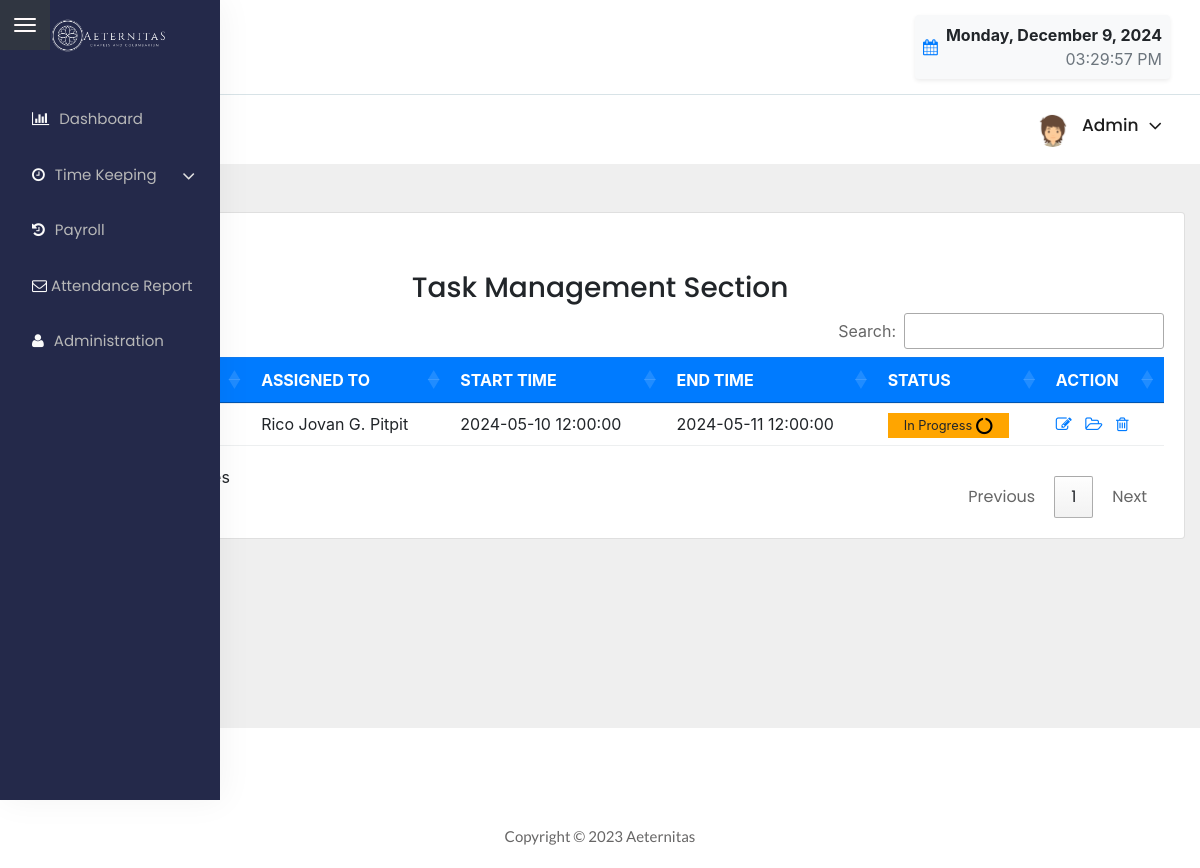
The page /task-info.php (signed in) on the database its author committed.
### tables this page shows
CREATE TABLE `task_info` (
  `task_id` int(11) NOT NULL,
  `t_title` varchar(120) NOT NULL,
  `t_description` text DEFAULT NULL,
  `t_start_time` datetime DEFAULT NULL,
  `t_end_time` datetime DEFAULT NULL,
  `t_user_id` int(11) NOT NULL,
  `status` int(11) NOT NULL DEFAULT 0 COMMENT '0 = incomplete, 1 = In progress, 2 = complete'
);

### etms/authentication.php (called while the page is built, shortened)
<?php
require 'classes/admin_class.php';
$obj_admin = new Admin_Class();

### etms/classes/admin_class.php (called while the page is built, shortened)
<?php
class Admin_Class
{
	public $db;
	public function __construct()
	{
		$host_name = 'localhost';
		$user_name = 'root';
		$password = '';
		$db_name = 'ebsi_db';
		try {
			$connection = new PDO("mysql:host={$host_name}; dbname={$db_name}", $user_name,  $password);
			$this->db = $connection;
		} catch (PDOException $message) {
			echo $message->getMessage();
		}
	}
	public function manage_all_info($sql)
	{
		try {
			$info = $this->db->prepare($sql);
			$info->execute();
			return $info;
		} catch (PDOException $e) {
			echo $e->getMessage();
		}
	}
}

### task-info.php (the view, shortened to what this page needs)
<?php
include('nav-and-footer/header-nav.php');
?>
<div class="col-12 mt-5">
    <div class="card">
        <div class="card-body">
            <div class="row">
                <div class="col-12">
                    <link rel="stylesheet" href="https://cdn.jsdelivr.net/npm/flatpickr/dist/flatpickr.min.css">
                                                    <?php
                                                    $sql = "SELECT user_id, fullname FROM tbl_admin WHERE user_role = 2";
                                                    ?>
                    <div class="row">
                        <div class="col-md-12">
                            <div class="well well-custom rounded-0">
                                <div class="row">
                                    <div class="col-md-8">
                                        <div class="btn-group">
                                            <?php if ($user_role == 1) { ?>
                                                <div class="btn-group">
                                                    <button class="btn btn-info btn-menu" data-toggle="modal" data-target="#myModal">Assign New Task</button>
                                                </div>
                                            <?php } ?>
                                        </div>
                                    </div>
                                </div>
                                <center><h3>Task Management Section</h3></center>
                                <div class="table-responsive">
                                    <table id="dataTable3" class="table table-codensed table-custom table-hover">
                                        <thead class="text-uppercase bg-primary text-white">
                                            <tr>
                                                <th>#</th>
                                                <th>Task Title</th>
                                                <th>Assigned To</th>
                                                <th>Start Time</th>
                                                <th>End Time</th>
                                                <th>Status</th>
                                                <th>Action</th>
                                            </tr>
                                        </thead>
                                        <tbody>
                                            <?php
                                            if ($user_role == 1) {
                                                $sql = "SELECT a.*, b.fullname
                                                      FROM task_info a
                                                      INNER JOIN tbl_admin b ON(a.t_user_id = b.user_id)
                                                      ORDER BY a.task_id DESC";
                                            } else {
                                                $sql = "SELECT a.*, b.fullname
                                                FROM task_info a
                                                INNER JOIN tbl_admin b ON(a.t_user_id = b.user_id)
                                                WHERE a.t_user_id = $user_id
                                                ORDER BY a.task_id DESC";
                                            }
                                            $info = $obj_admin->manage_all_info($sql);
                                            $serial  = 1;
                                            while ($row = $info->fetch(PDO::FETCH_ASSOC)) {
                                            ?>
                                                <tr>
                                                    <td><?php echo $serial;
                                                        $serial++; ?></td>
                                                    <td><?php echo $row['t_title']; ?></td>
                                                    <td><?php echo $row['fullname']; ?></td>
                                                    <td><?php echo $row['t_start_time']; ?></td>
                                                    <td><?php echo $row['t_end_time']; ?></td>
                                                    <td>
                                                        <?php if ($row['status'] == 1) {
                                                            echo '<small class="label label-warning px-3" style="background-color: #ffa500; padding: 5px;"> In Progress <i class=\'fa fa-circle-o-notch fa-lg\' style=\'color:#000\'></i> </small>';
                                                        } elseif ($row['status'] == 2) {
                                                            echo '<small class="label label-success px-3" style="background-color: #60f312; padding: 5px;"> Completed <i class=\'fa fa-check fa-lg\' style=\'color:#000\'></i> </small>';
                                                        } else {
                                                            echo '<small class="label label-default border px-3" style="background-color: #ccc; padding: 5px;"> In Complete <i class=\'fa fa-hourglass-start fa-lg\' style=\'color:#000\'></i> </small>';
                                                        } ?>
                                                    </td>
                                                    <td><a title="Update Task" href="edit-task.php?task_id=<?php echo $row['task_id']; ?>"><i class="fa fa-edit"></i></a>&nbsp;&nbsp;
                                                        <a title="View" href="task-details.php?task_id=<?php echo $row['task_id']; ?>"><i class="fa fa-folder-open-o"></i></a>&nbsp;&nbsp;
                                                        <?php if ($user_role == 1) { ?>
                                                            <a title="Delete" href="?delete_task=delete_task&task_id=<?php echo $row['task_id']; ?>" onclick=" return check_delete();"><i class="fa fa-trash-o"></i></a></td>
                                                    <?php } ?>
                                                </tr>
                                            <?php } ?>
                                        </tbody>
                                    </table>
                                </div>
                            </div>
                        </div>
                    </div>
                </div>
            </div>
        </div>
    </div>
</div>
<?php
include("etms/include/footer.php");
include("nav-and-footer/footer-area.php");
?>

### assets/CSS/default-css.css (style rules this page uses)
* { margin: 0; padding: 0; box-sizing: border-box; }
*, *:before, *:after { -moz-box-sizing: border-box; -webkit-box-sizing: border-box; box-sizing: border-box; }
html { -webkit-font-smoothing: antialiased; }
body { background: #fff; font-weight: normal; -webkit-font-smoothing: antialiased; -webkit-text-size-adjust: 100%; }
:root { --primary-color: #4336FB; }

### assets/CSS/styles.css (style rules this page uses)
.card { border: none; border-radius: 4px; background-color: #fff; -webkit-transition: all 0.3s ease 0s; transition: all 0.3s ease 0s; }
.card-body { padding: 25.6px; padding: 1.6rem; }
.btn { padding: 11px 17px; font-size: 13px; letter-spacing: 0; }
table tr th { border-bottom: none; }
table tr th, table tr td { border-top: 1px solid rgba(120, 130, 140, 0.13) !important; }
table.dataTable.no-footer { border-bottom: 1px solid rgba(120, 130, 140, 0.13) !important; }
table.dataTable thead th, table.dataTable thead td { border-bottom-color: transparent; }

### rows shown on the page
task_info: tbl_admin.fullname "Rico Jovan G. Pitpit", t_start_time "2024-05-10 12:00:00", t_end_time "2024-05-11 12:00:00", status "In Progress"

### other values the page prints
$user_name "Admin"
